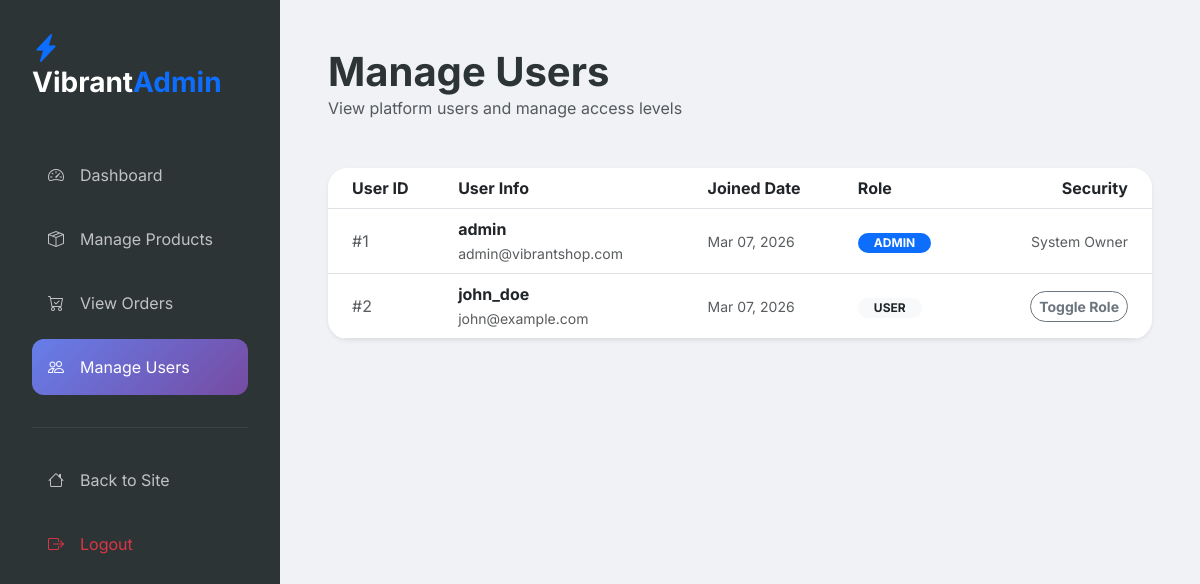
The page /admin/manage-users.php (signed in) on the database its author committed.
### tables this page shows
CREATE TABLE IF NOT EXISTS users (
    id INT AUTO_INCREMENT PRIMARY KEY,
    username VARCHAR(50) NOT NULL UNIQUE,
    email VARCHAR(100) NOT NULL UNIQUE,
    password VARCHAR(255) NOT NULL,
    role ENUM('user', 'admin') DEFAULT 'user',
    created_at TIMESTAMP DEFAULT CURRENT_TIMESTAMP
);

### admin/manage-users.php (the view, shortened to what this page needs)
<?php
require_once '../includes/db_connect.php';
$users = mysqli_query($conn, "SELECT * FROM users ORDER BY created_at DESC");
?>
<!DOCTYPE html>
<html lang="en">
<head>
    <link href="https://cdn.jsdelivr.net/npm/bootstrap@5.3.0/dist/css/bootstrap.min.css" rel="stylesheet">
    <link rel="stylesheet" href="https://cdn.jsdelivr.net/npm/bootstrap-icons@1.11.1/font/bootstrap-icons.css">
    <link rel="stylesheet" href="../assets/css/style.css">
</head>
<body>
<div class="admin-sidebar">
    <h3 class="fw-bold mb-5"><i class="bi bi-lightning-charge-fill text-primary"></i> Vibrant<span class="text-primary">Admin</span></h3>
    <nav class="nav flex-column">
        <a class="nav-link" href="dashboard.php"><i class="bi bi-speedometer2 me-3"></i> Dashboard</a>
        <a class="nav-link" href="manage-products.php"><i class="bi bi-box-seam me-3"></i> Manage Products</a>
        <a class="nav-link" href="manage-orders.php"><i class="bi bi-cart-check me-3"></i> View Orders</a>
        <a class="nav-link active" href="manage-users.php"><i class="bi bi-people me-3"></i> Manage Users</a>
        <hr class="my-4 text-secondary">
        <a class="nav-link" href="../index.php"><i class="bi bi-house me-3"></i> Back to Site</a>
        <a class="nav-link text-danger" href="../logout.php"><i class="bi bi-box-arrow-right me-3"></i> Logout</a>
    </nav>
</div>
<main class="admin-main">
    <div class="mb-5">
        <h1 class="fw-bold mb-0">Manage Users</h1>
        <p class="text-muted">View platform users and manage access levels</p>
    </div>
    <div class="card border-0 shadow-sm overflow-hidden" style="border-radius: 20px;">
        <div class="table-responsive">
            <table class="table table-hover align-middle mb-0">
                <thead class="bg-light">
                    <tr>
                        <th class="ps-4">User ID</th>
                        <th>User Info</th>
                        <th>Joined Date</th>
                        <th>Role</th>
                        <th class="pe-4 text-end">Security</th>
                    </tr>
                </thead>
                <tbody>
                    <?php while($user = mysqli_fetch_assoc($users)): ?>
                    <tr>
                        <td class="ps-4 text-muted">#<?php echo $user['id']; ?></td>
                        <td>
                            <div class="fw-bold"><?php echo $user['username']; ?></div>
                            <small class="text-muted"><?php echo $user['email']; ?></small>
                        </td>
                        <td class="text-muted small"><?php echo date('M d, Y', strtotime($user['created_at'])); ?></td>
                        <td>
                            <span class="badge rounded-pill <?php echo ($user['role'] == 'admin') ? 'bg-primary' : 'bg-light text-dark'; ?> px-3">
                                <?php echo strtoupper($user['role']); ?>
                            </span>
                        </td>
                        <td class="pe-4 text-end">
                            <?php if($user['username'] !== 'admin'):  ?>
                                <a href="?toggle_role=<?php echo $user['id']; ?>" class="btn btn-outline-secondary btn-sm rounded-pill fw-bold">
                                    Toggle Role
                                </a>
                            <?php else: ?>
                                <span class="text-muted small">System Owner</span>
                            <?php endif; ?>
                        </td>
                    </tr>
                    <?php endwhile; ?>
                </tbody>
            </table>
        </div>
    </div>
</main>
</body>
</html>

### assets/css/style.css (style rules this page uses)
:root { --primary-gradient: linear-gradient(135deg, #667eea 0%, #764ba2 100%); --secondary-gradient: linear-gradient(135deg, #ff9a9e 0%, #fecfef 99%, #fecfef 100%); --accent-color: #ff4e50; --dark-color: #2d3436; --light-color: #f8f9fa; --glass-bg: rgba(255, 255, 255, 0.8); --glass-border: rgba(255, 255, 255, 0.2); --shadow: 0 8px 32px 0 rgba(31, 38, 135, 0.15); }
body { font-family: 'Inter', sans-serif; background-color: var(--light-color); color: var(--dark-color); overflow-x: hidden; }

### admin/manage-users.php (style rules this page uses)
.admin-sidebar { height: 100vh; background: var(--dark-color); color: white; padding: 2rem; position: fixed; width: 280px; }
.admin-main { margin-left: 280px; padding: 3rem; background: #f0f2f5; min-height: 100vh; }
.nav-link { color: rgba(255,255,255,0.7); padding: 1rem; border-radius: 12px; margin-bottom: 0.5rem; display: flex; align-items: center; }
.nav-link:hover, .nav-link.active { background: rgba(255,255,255,0.1); color: white; }
.nav-link.active { background: var(--primary-gradient); }

### rows shown on the page
users: id "1", username "admin", email "admin@vibrantshop.com", created_at "Mar 07, 2026", role "ADMIN", shows "System Owner"
users: id "2", username "john_doe", email "john@example.com", created_at "Mar 07, 2026", role "USER"
